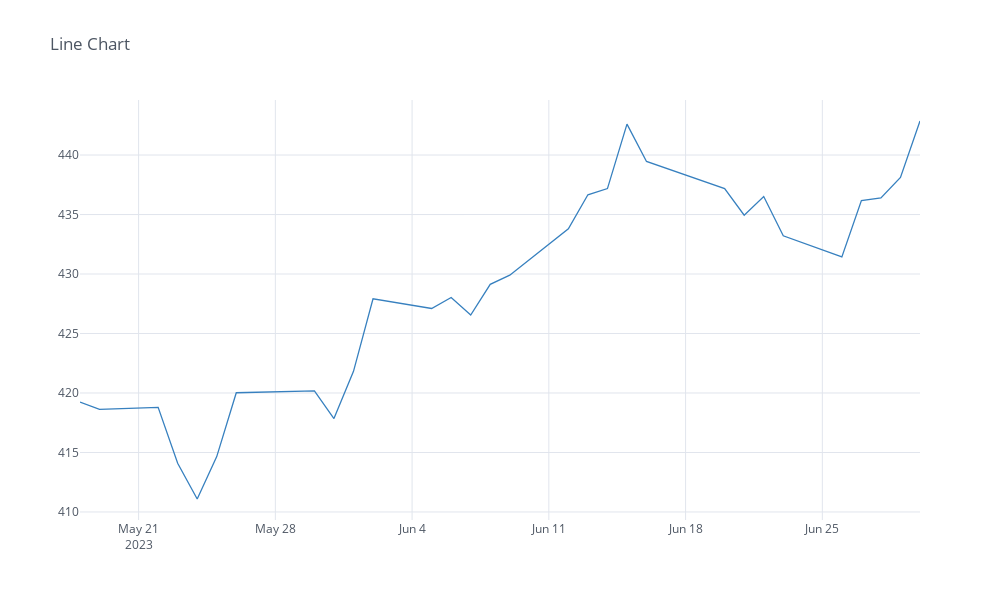

Notebook code cell kept with this figure:
### Markdown cell above
## 1.5 Interactive Visualisation of Time Series
We use `cufflinks` for interactive visualization. It is one of the most feature rich third-party wrapper around Plotly by Santos Jorge. It binds the power of `plotly` with the flexibility of `pandas` for easy plotting.

When you import cufflinks library, all pandas data frames and series objects have a new method `.iplot()` attached to them which is similar to pandas' built-in `.plot()` method.

### Code cell
# Plot time series data in the line format
df3['Close'][-30:].iplot(kind='line', title='Line Chart', color='blue', dimensions=(1000, 600))

### Figure 1 — Plotly figure (JSON) as saved in the notebook; plotly's stock layout.template omitted (floating-point values rounded to 4 significant figures)
{"data": [{"line": {"color": "rgba(55, 128, 191, 1.0)", "dash": "solid", "shape": "linear", "width": 1.3}, "mode": "lines", "name": "Close", "text": "", "type": "scatter", "x": ["2023-05-18", "2023-05-19", "2023-05-22", "2023-05-23", "2023-05-24", "2023-05-25", "2023-05-26", "2023-05-30", "2023-05-31", "2023-06-01", "2023-06-02", "2023-06-05", "2023-06-06", "2023-06-07", "2023-06-08", "2023-06-09", "2023-06-12", "2023-06-13", "2023-06-14", "2023-06-15", "2023-06-16", "2023-06-20", "2023-06-21", "2023-06-22", "2023-06-23", "2023-06-26", "2023-06-27", "2023-06-28", "2023-06-29", "2023-06-30"], "y": [419.2, 418.6, 418.8, 414.1, 411.1, 414.6, 420.0, 420.2, 417.9, 421.8, 427.9, 427.1, 428.0, 426.5, 429.1, 429.9, 433.8, 436.7, 437.2, 442.6, 439.5, 437.2, 434.9, 436.5, 433.2, 431.4, 436.2, 436.4, 438.1, 442.9]}], "layout": {"height": 600, "legend": {"bgcolor": "#FFFFFF", "font": {"color": "#4D5663"}}, "paper_bgcolor": "#FFFFFF", "plot_bgcolor": "#FFFFFF", "title": {"font": {"color": "#4D5663"}, "text": "Line Chart"}, "width": 1000, "xaxis": {"gridcolor": "#E1E5ED", "showgrid": true, "tickfont": {"color": "#4D5663"}, "title": {"font": {"color": "#4D5663"}, "text": ""}, "zerolinecolor": "#E1E5ED"}, "yaxis": {"gridcolor": "#E1E5ED", "showgrid": true, "tickfont": {"color": "#4D5663"}, "title": {"font": {"color": "#4D5663"}, "text": ""}, "zerolinecolor": "#E1E5ED"}}}
